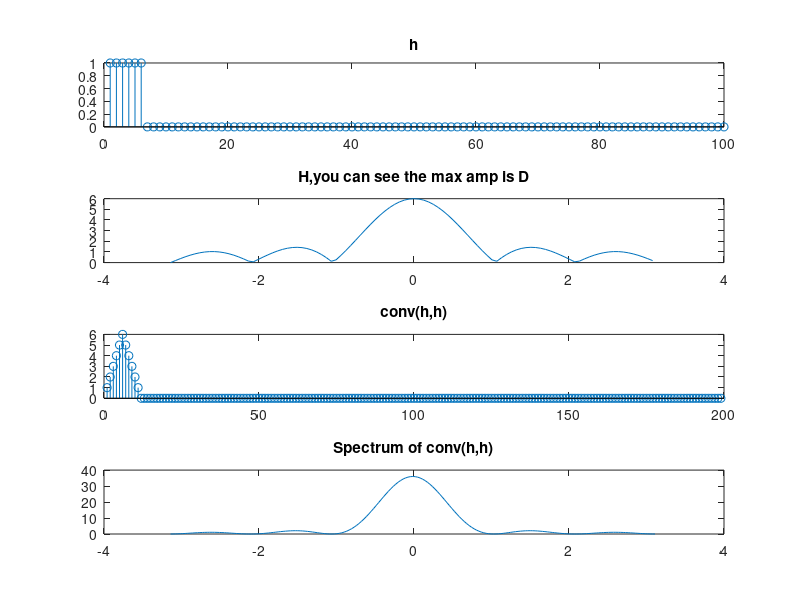

Source code (MATLAB): (Note: this script raises an error after producing the figure.)
clc
clear
close all
%%
D=6;
L=100;
h=[ones(1,D),zeros(1,L-D)];
H=fftshift(fft(h));
ff=(-L/2:L/2-1)*(2*pi/L);

figure
subplot(4,1,1)
stem(h);title('h')
subplot(4,1,2)
plot(ff,abs(H));title('H,you can see the max amp is D')


%% multi-stage CIC filters 
h_m=conv(h,h);
H_m=fftshift(fft(h_m));
L=length(h_m);
ff=(-L/2:L/2-1)*(2*pi/L);
subplot(4,1,3)
stem(h_m);title('conv(h,h)')
subplot(4,1,4)
plot(ff,abs(H_m));title('Spectrum of conv(h,h)')
suptitle( 'CIC')